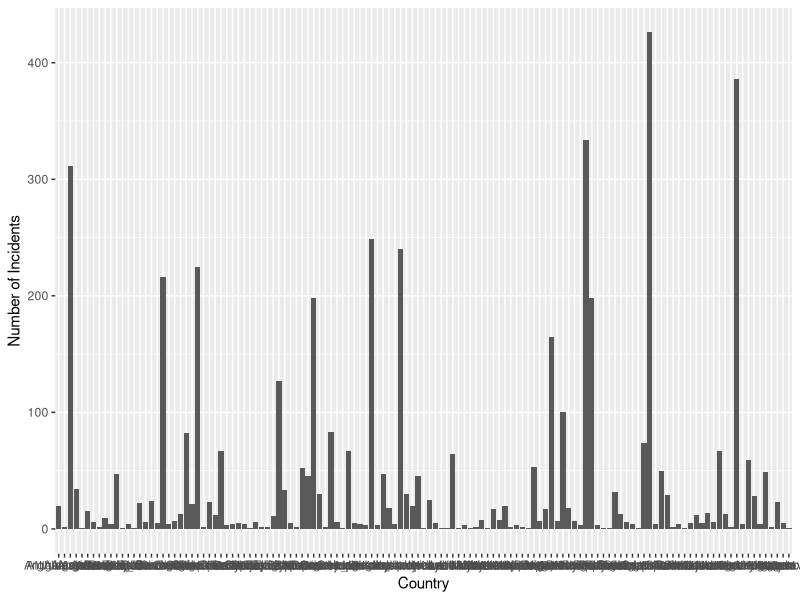
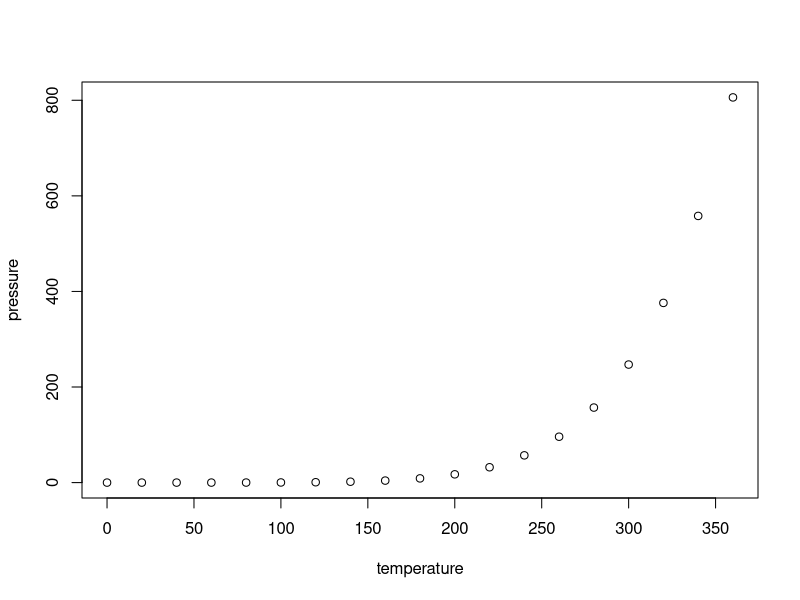

Write the R code that produced these figures, in order.
## ---- chunk 1
knitr::opts_chunk$set(echo = TRUE)
## ---- chunk 2
data <- readr::read_csv(file = "data/country_stats_1993_appendix2.csv")

library(ggplot2)
g <- ggplot(
 data = data,
 mapping = aes(y = `Number of Incidents`, x = `Country`)
)

g <- g + geom_col()
g

## ---- chunk 3
plot(pressure)
